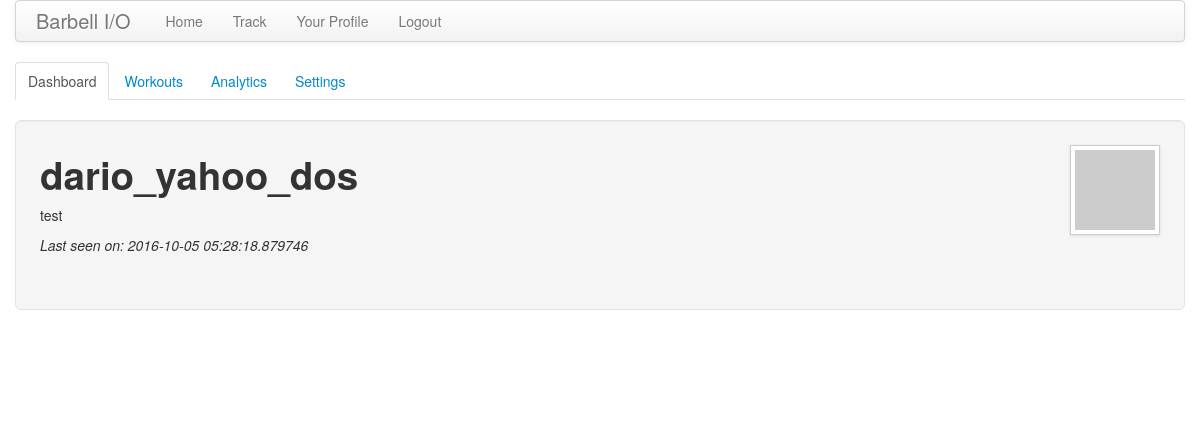
The app's page /user/dario_yahoo_dos/home (signed in), older data.
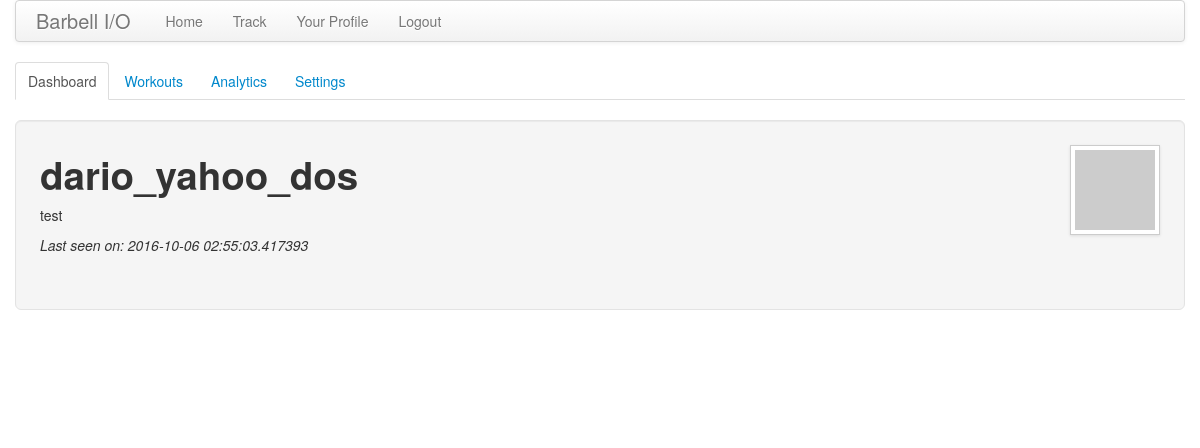
The same page, newer data.
### app/models.py (models this page shows, shortened)
class User(db.Model):
    id = db.Column(db.Integer, primary_key=True)
    uid = db.Column(db.String, unique=True)
    username = db.Column(db.String(64), index=True, unique=True)
    email = db.Column(db.String(120), index=True, unique=True)
    about_me = db.Column(db.String(140))
    last_seen = db.Column(db.DateTime)
    units = db.Column(db.String) # TODO: len
    sex = db.Column(db.String)   # TODO: len
    posts = db.relationship('Post', backref='author', lazy='dynamic')
    lifts = db.relationship('LiftEntry', backref='lifter', lazy='dynamic')
    def avatar(self, size):
        return 'http://www.gravatar.com/avatar/%s?d=mm&s=%d' % (md5(self.email.encode('utf-8')).hexdigest(), size)
    @property
    def is_authenticated(self):
        return True
    def __repr__(self):
        return '<User %r>' % (self.username)

### app/views.py (the view)
@app.route('/user/<username>')
@app.route('/user/<username>/home')
@login_required
def user_home(username):
    user = User.query.filter_by(username=username).first()
    if user == None:
        flash('User %s not found.' % username)
        return redirect(url_for('index'))
    lifts = user.lifts
    units = user.units
    charts = []
    for idx, lift_choice in enumerate(lift_choices):
        cur_lift = lifts.filter_by(lift=lift_choice)
        if cur_lift.count() > 0:
            cur_chart = {}
            cur_chart['chartID'] = 'chart' + str(idx)
            cur_chart['chart'] = {"renderTo": 'chartID_' + str(idx), "type": 'spline'}
            cur_chart['series'] = [{"name": 'Weight', "data": [lift.weight for lift in cur_lift]}]
            cur_chart['chartTitle'] = {"text": lift_choice}
            cur_chart['xAxis'] = {"categories": [str(i) for i in range(cur_lift.count())]}
            cur_chart['yAxis'] = {"title": {"text": 'Weight in ' + units}}
            cur_chart['plotOptions'] = {}
            charts.append(cur_chart)
    return render_template('user_home.html',
                           title='Your Profile',
                           user=user,
                           charts=charts)

### app/views.py (called while the page is built)
@app.before_request
def before_request():
    g.user = current_user
    print('Current user: ' + str(g.user))
    if g.user.is_authenticated:
        g.user.last_seen = datetime.utcnow()
        db.session.add(g.user)
        db.session.commit()

@lm.user_loader
def load_user(id):
    return User.query.get(int(id))

### app/templates/user_home.html (shortened to what this page needs)
{% extends "user_nav.html" %}
{% set active_page = "dashboard" %}
{% block user_content %}
<div class="well well-large" style="height: 140px;">
    <div class="pull-right">
        <img src="{{user.avatar(128)}}" class="img-polaroid">
    </div>
    <h1>{{user.username}}</h1>
    {% if user.about_me %}<p>{{user.about_me}}</p>{% endif %}
    {% if user.last_seen %}<p><em>Last seen on: {{user.last_seen}}</em></p>{% endif %}
</div>
{% for chart in charts %}
    <div class="row-fluid">
    <div class = "span10 offset1">
    </div>
    </div>
{% endfor %}
{% endblock %}

### app/templates/user_nav.html (shortened to what this page needs)
{% extends "base.html" %}
{% block content %}
{% set navigation_bar = [
    (url_for('user_home', username=user.username), 'dashboard', 'Dashboard'),
    (url_for('user_workouts', username=user.username), 'workouts', 'Workouts'),
    (url_for('user_analytics', username=user.username), 'analytics', 'Analytics'),
    (url_for('user_settings', username=user.username), 'settings', 'Settings')
] %}
{% set active_page = active_page|default('dashboard') %}
<ul id="user_navbar" class="nav nav-tabs">
    {% for href, id, caption in navigation_bar %}
    <li{% if id == active_page %} class="active"{% endif %}><a href="{{ href|e }}">{{ caption|e }}</a></li>
    {% endfor %}
</ul>
{% block user_content %}{% endblock %}
{% endblock %}

### app/templates/base.html (shortened to what this page needs)
<!DOCTYPE html>
<html lang="en">
<head>
    <link href="/static/css/bootstrap.min.css" rel="stylesheet" media="screen">
    <link href="/static/css/bootstrap-responsive.min.css" rel="stylesheet">
</head>
<body>
    <div class="container">
        <div class="navbar">
            <div class="navbar-inner">
                <a class="brand" href="/">Barbell I/O</a>
                <ul class="nav">
                    <li><a href="{{ url_for('index') }}">Home</a></li>
                    {% if g.user.is_authenticated %}
                    <li><a href="{{ url_for('track') }}">Track</a>
                    <li><a href="{{ url_for('user_home', username=g.user.username) }}">Your Profile</a></li>
                    <li><a href="{{ url_for('logout') }}">Logout</a></li>
                    {% endif %}
                </ul>
            </div>
        </div>
        <div class="row">
            <div class="span12">
                {% block content %}{% endblock %}
            </div>
        </div>
    </div>
</body>
</html>

Row changes from the older to the newer data that the page shows:
changed User "dario_yahoo_dos": last_seen "2016-10-05 05:28:18.879746" → "2016-10-06 02:55:03.417393"
